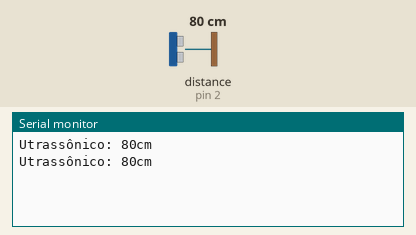
Simulated run of this sketch. Board: Arduino Uno, built with avr-gcc and run on an emulated ATmega328P. Shown: the last lines printed to the serial monitor. The inputs (shaded band) are chosen by the test bench; at power-on: distance to the obstacle (sensor on pin 2) 80 cm. The echo pulse lasts 58.3 µs per cm.

Above: at 1.8 s.
1.9 s: distance to the obstacle (sensor on pin 2) set to 2 cm
At 2.6 s:
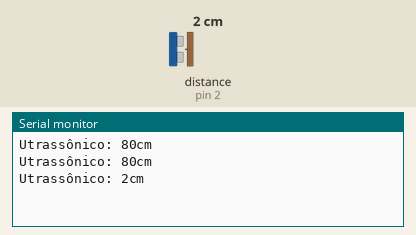
3.4 s: distance to the obstacle (sensor on pin 2) set to 4 cm
At 4.8 s:
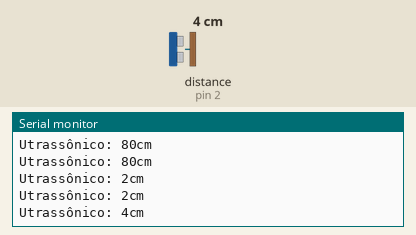
Timing chart, 0 to 6.4 s (numbered marks = the images above; inputs shaded):
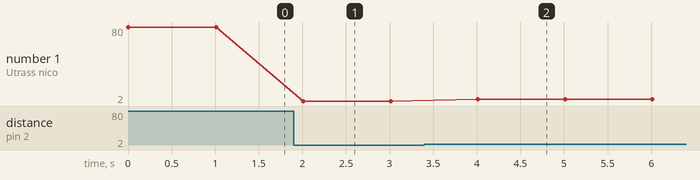

Measured:
- after the input at 1.9 s, the serial monitor: prints a new line after 0.11 s (image 1)
- after the input at 3.4 s, the serial monitor: prints a new line after 0.61 s (image 2)
- plotted number 1: 80 → 2 after the input at 1.9 s, 2 → 4 after the input at 3.4 s

The sketch:

sensor_ultrassonico.ino
```cpp
// Country: Brasil
// State: Pernambuco
// Developer: Matheus Johann Araújo
// Date: 2017-09-28

// Declaração das variáveis que possuem os pinos utilizados pelo Sensor de Distância Ultrassônico HC-SR04
int pinTrig = 1;
int pinEcho = 2;

// Função principal e de execução única
void setup(){
  // Definindo o modo de funcionamento do pino - INPUT (Entrada) / INPUT_PULLUP (Entrada + Resistores internos do Arduino) / OUTPUT (Saída)
  pinMode(pinTrig, OUTPUT);
  pinMode(pinEcho, INPUT);
  // Iniciando comunicação serial com taxa de bits 9600
  Serial.begin(9600);
}

// Função que mede a distância com o utrassônico, recebe como parâmetro os pinos Trigger e Echo em formato de ponteiro
// E tem como retorno um valor inteiro sem sinal (número natural), esse valor é a distância medida em cm.
unsigned int distanciaUltrassonico(int *pinTrig, int *pinEcho){
  // Escreve valor desligado no pino do Trig (controlando a porta do Arduino)
  digitalWrite(*pinTrig, LOW);
  // Espera dois micro segundos
  delayMicroseconds(2);
  // Escreve valor ligado no pino do Trig (controlando a porta do Arduino)
  digitalWrite(*pinTrig, HIGH);
  // Espera dez micro segundos
  delayMicroseconds(10);
  // Escreve valor desligado no pino do Trig (controlando a porta do Arduino)
  digitalWrite(*pinTrig, LOW);
  // Faz a leitura pulso no pino Echo, e divide o valor da leitura por 58. Com isso obtem-se a distância em centímetros
  return (pulseIn(*pinEcho, HIGH) / 58);
}

// Variável que guardará o valor retornado pelo sensor utrassônico
int distancia = 0;

// Função secundária e de repetição infinita
void loop(){
  // Ler o sensor e retorna a distância em cm e guarda o valor na variável
  distancia = distanciaUltrassonico(&pinTrig, &pinEcho);
  // Escreve na comunicação serial
  Serial.print("Utrassônico: ");
  Serial.print(distancia);
  Serial.println("cm");
  // Espera um segundo (1s = 1000ms)
  delay(1000);
}
```
